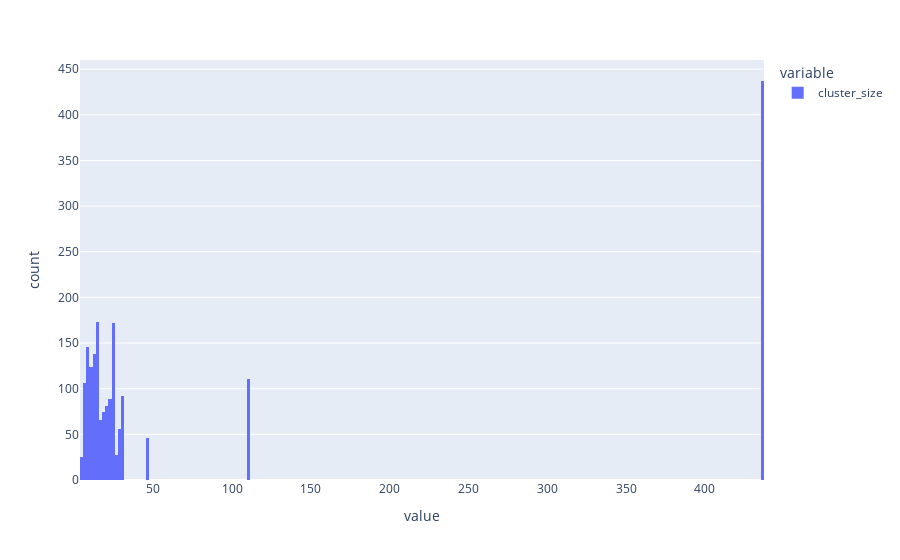

Notebook source saved alongside this figure:
### Code cell
px.histogram(dfg['cluster_size'], nbins=300)

### Figure 1 — Plotly figure (JSON) as saved in the notebook; plotly's stock layout.template omitted (floating-point values rounded to 4 significant figures; data arrays with more than 128 entries replaced by an {"elided": "..."} marker saying what was removed)
{"data": [{"alignmentgroup": "True", "bingroup": "x", "hovertemplate": "variable=cluster_size<br>value=%{x}<br>count=%{y}<extra></extra>", "legendgroup": "cluster_size", "marker": {"color": "#636efa"}, "name": "cluster_size", "nbinsx": 300, "offsetgroup": "cluster_size", "orientation": "v", "showlegend": true, "type": "histogram", "x": {"elided": "1963 int values"}, "xaxis": "x", "yaxis": "y"}], "layout": {"barmode": "relative", "legend": {"title": {"text": "variable"}, "tracegroupgap": 0}, "margin": {"t": 60}, "xaxis": {"anchor": "y", "domain": [0, 1], "title": {"text": "value"}}, "yaxis": {"anchor": "x", "domain": [0, 1], "title": {"text": "count"}}}}
